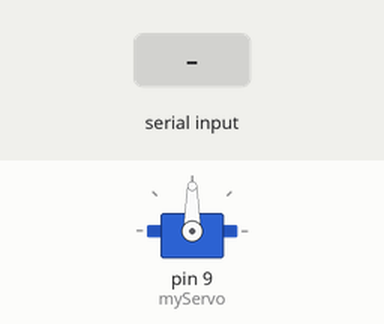
Simulated run of this sketch. Board: Arduino Uno, built with avr-gcc and run on an emulated ATmega328P. Parts: servo. The test bench sets the inputs (shaded band). What the sketch prints to the serial monitor is not drawn.

Above: at 1.2 s.
1.3 s: "30,150\n" received over Serial
At 3.5 s:
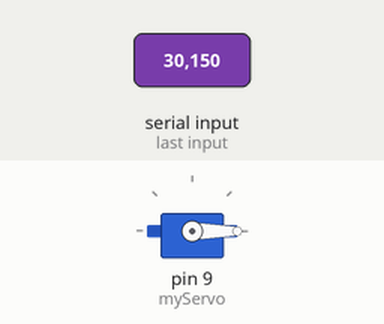
3.8 s: "90,45\n" received over Serial
At 4.3 s:
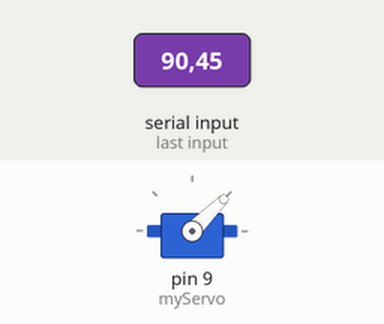
6.3 s: "200\n" received over Serial
At 6.8 s:
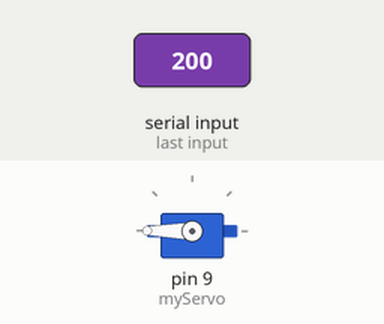
Timing chart, 0 to 9.3 s (numbered marks = the images above; inputs shaded):
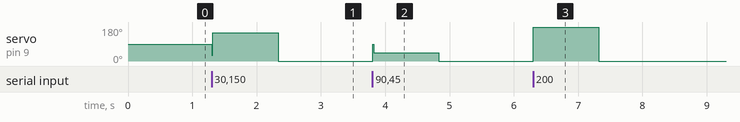

Measured:
- after the input at 1.3 s, servo on pin 9 (myServo): 90° → 150° at once, → 0° 1.0 s later
- after the input at 3.8 s, servo on pin 9 (myServo): 0° → 45° at once, → 0° 1.0 s later
- after the input at 6.3 s, servo on pin 9 (myServo): 0° → 180° at once, → 0° 1.0 s later

The sketch:

Sweep_Translation.ino
```cpp
#include <Servo.h>

Servo myServo;
int dataIndex = 0;

void setup() {
  myServo.attach(9);
  Serial.begin(9600);
  Serial.println("Please input serial data. ");
}

void loop() {
  if(Serial.available() > 0){
    dataIndex++;
    Serial.print("dataIndex = ");
    Serial.print(dataIndex);
    Serial.print(" , ");

    int pos = Serial.parseInt();
    Serial.print("Set servo position: ");
    Serial.println(pos);
    myServo.write(pos);
    delay(15);
  }
}
```
